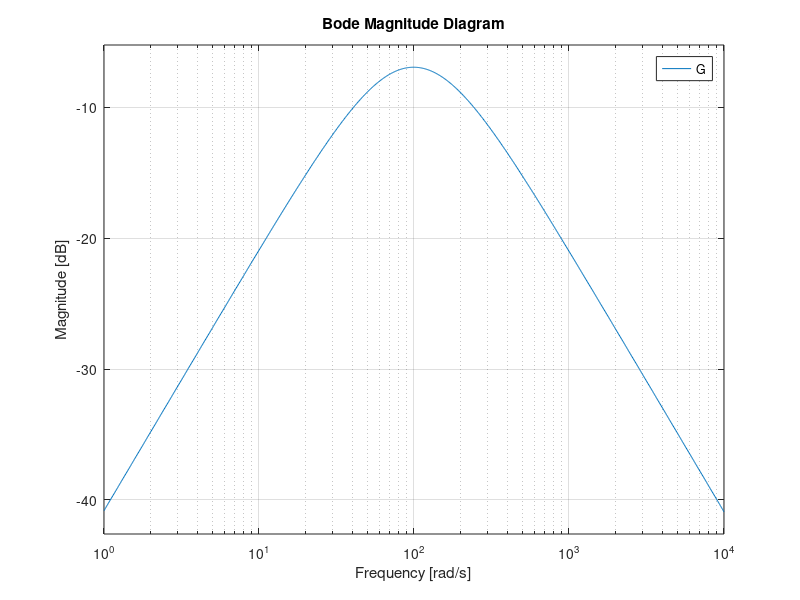
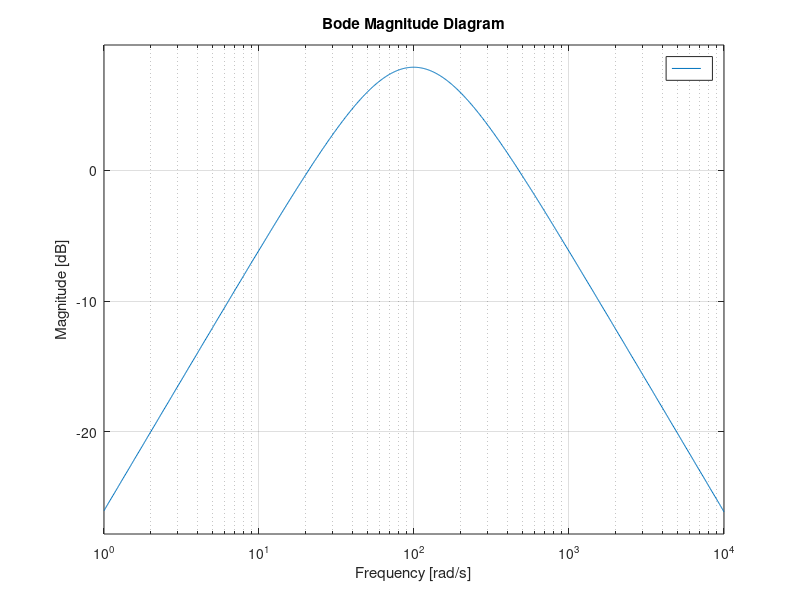

MATLAB code for these plots, in order: (Note: this script raises an error after producing the figures.)
num=[0.0091 0]
den=[0.00010101 0.0202 1]
G=tf(num,den)
figure(1)
bodemag(G)
grid on
figure(2)
bodemag(5.5*G)
grid on
figure(3)
y=HW2_sig(810196445)
t=linspace(0,10,length(y));
lsim(5.5*G,y,t)
grid on
